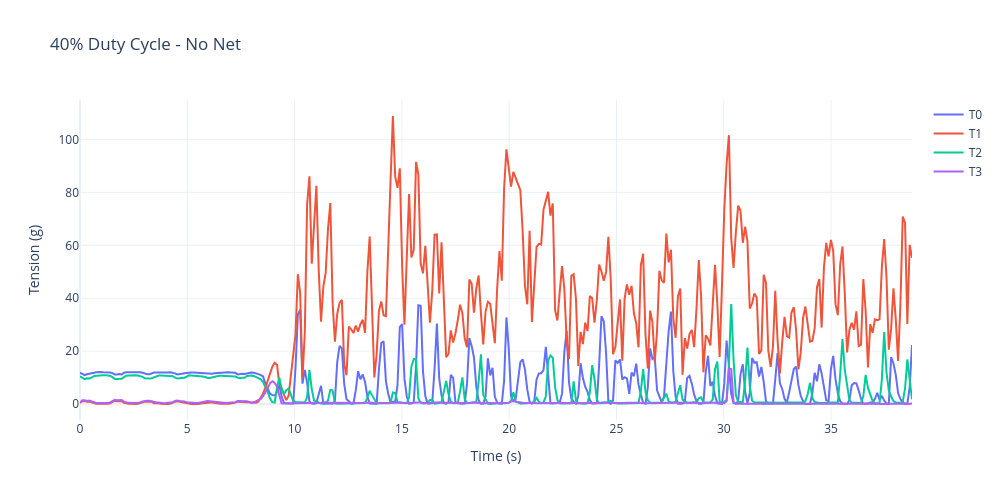

Notebook code cell kept with this figure:
### Code cell
# Plot the tether tension data
plot_tether_tension(df)

### Figure 1 — Plotly figure (JSON) as saved in the notebook; plotly's stock layout.template omitted (floating-point values rounded to 4 significant figures; data arrays with more than 128 entries replaced by an {"elided": "..."} marker saying what was removed)
{"data": [{"line": {"width": 2}, "mode": "lines", "name": "T0", "type": "scatter", "x": {"elided": "360 float values"}, "y": {"elided": "360 float values"}}, {"line": {"width": 2}, "mode": "lines", "name": "T1", "type": "scatter", "x": {"elided": "360 float values"}, "y": {"elided": "360 float values"}}, {"line": {"width": 2}, "mode": "lines", "name": "T2", "type": "scatter", "x": {"elided": "360 float values"}, "y": {"elided": "360 float values"}}, {"line": {"width": 2}, "mode": "lines", "name": "T3", "type": "scatter", "x": {"elided": "360 float values"}, "y": {"elided": "360 float values"}}], "layout": {"height": 500, "hovermode": "x unified", "title": {"text": "40% Duty Cycle - No Net"}, "width": 1000, "xaxis": {"title": {"text": "Time (s)"}}, "yaxis": {"title": {"text": "Tension (g)"}}}}
